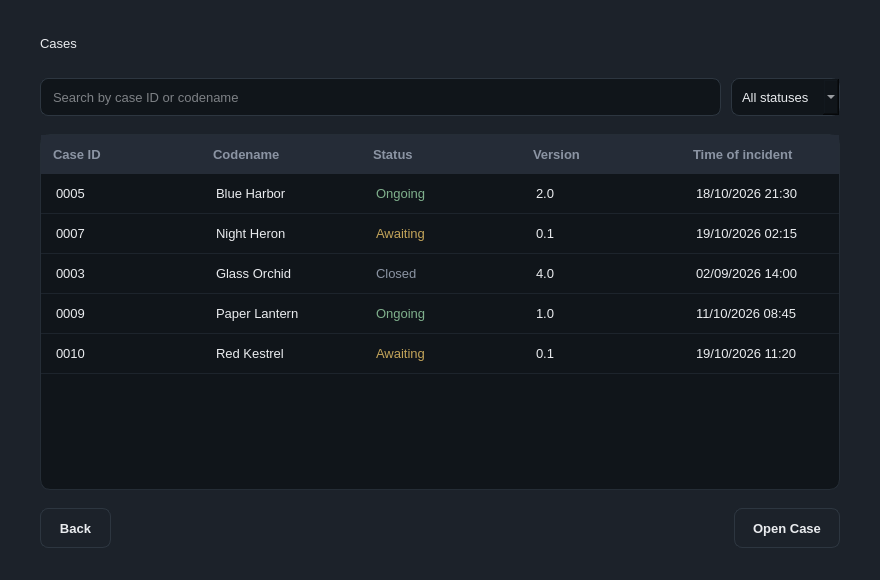
<?xml version="1.0" encoding="UTF-8"?>
<ui version="4.0">
 <class>MainWindow</class>
 <widget class="QMainWindow" name="MainWindow">
  <property name="geometry"><rect><x>0</x><y>0</y><width>880</width><height>580</height></rect></property>
  <property name="windowTitle"><string>MainWindow</string></property>
  <property name="styleSheet"><string notr="true">/* Asche Yiu Police Department - dark / gold theme
   Shared by every .ui file. Widgets pick a style through the dynamic
   property  variant  (Qt Designer: Property Editor &gt; Dynamic Properties). */

QMainWindow, QDialog, QWidget#centralwidget { background: #1c222a; }
QWidget { color: #eaecef; font-family: "Inter", "SF Pro Text", "Segoe UI", "Helvetica Neue", sans-serif; font-size: 13px; }
QLabel { background: transparent; }
QCheckBox { background: transparent; spacing: 8px; }

/* ---- typography ---- */
QLabel[variant="title"]     { font-size: 20px; font-weight: 700; color: #eaecef; }
QLabel[variant="subtitle"]  { font-size: 13px; color: #8b94a3; }
QLabel[variant="field"]     { color: #8b94a3; }
QLabel[variant="section"]   { color: #eaecef; font-size: 14px; font-weight: 600; }
QLabel[variant="cardTitle"] { font-size: 16px; font-weight: 700; color: #eaecef; }
QLabel[variant="value"]     { font-size: 14px; font-weight: 600; color: #eaecef; }
QLabel[variant="hint"]      { color: #8b94a3; font-size: 12px; }
QLabel[variant="stat"]      { color: #c3a459; font-size: 22px; font-weight: 700; }
QFrame[variant="accent"]    { background: #c3a459; border: none; border-radius: 1px; }

/* ---- badges / icons ---- */
QLabel[variant="badgeGold"]  { background: rgba(195,164,89,40);  color: #c3a459; border-radius: 10px; padding: 3px 10px; font-size: 11px; font-weight: 700; }
QLabel[variant="badgeGreen"] { background: rgba(111,159,125,40); color: #7fb08c; border-radius: 10px; padding: 3px 10px; font-size: 11px; font-weight: 700; }
QLabel[variant="badgeRed"]   { background: rgba(184,105,95,45);  color: #cf7d72; border-radius: 10px; padding: 3px 10px; font-size: 11px; font-weight: 700; }
QLabel[variant="badgeMuted"] { background: rgba(139,148,163,35); color: #aab2bf; border-radius: 10px; padding: 3px 10px; font-size: 11px; font-weight: 700; }
QLabel[variant="avatar"]     { background: #c3a459; color: #10151a; border-radius: 24px; font-size: 16px; font-weight: 700; }
QLabel[variant="iconGold"]   { background: rgba(195,164,89,40);  color: #c3a459; border-radius: 30px; font-size: 26px; font-weight: 700; }
QLabel[variant="iconRed"]    { background: rgba(184,105,95,45);  color: #cf7d72; border-radius: 30px; font-size: 26px; font-weight: 700; }

/* ---- containers ---- */
QFrame[variant="card"]      { background: #252c37; border: 1px solid #2d3640; border-radius: 12px; }
QFrame[variant="notice"]    { background: rgba(195,164,89,26);  border: 1px solid rgba(195,164,89,90);  border-radius: 8px; }
QFrame[variant="noticeRed"] { background: rgba(184,105,95,30);  border: 1px solid rgba(184,105,95,100); border-radius: 8px; }
QFrame[variant="dropzone"]  { background: #10151a; border: 1px dashed #3a4552; border-radius: 10px; }
QFrame[variant="card"] QLabel, QFrame[variant="notice"] QLabel, QFrame[variant="noticeRed"] QLabel, QFrame[variant="dropzone"] QLabel { border: none; }

/* ---- inputs ---- */
QLineEdit, QTextEdit, QPlainTextEdit, QDateTimeEdit, QSpinBox, QDoubleSpinBox, QComboBox {
    background: #10151a; border: 1px solid #2d3640; border-radius: 8px; padding: 8px 10px; min-height: 20px;
    selection-background-color: #c3a459; selection-color: #10151a; }
QLineEdit:focus, QTextEdit:focus, QPlainTextEdit:focus, QDateTimeEdit:focus, QSpinBox:focus, QDoubleSpinBox:focus, QComboBox:focus { border: 1px solid #c3a459; }
QLineEdit[readOnly="true"], QPlainTextEdit[readOnly="true"], QTextEdit[readOnly="true"] { background: #161c22; color: #eaecef; }
QComboBox QAbstractItemView { background: #10151a; border: 1px solid #2d3640; selection-background-color: #2b3440; selection-color: #eaecef; outline: 0; }

/* ---- buttons ---- */
QPushButton { background: #1c222a; border: 1px solid #2d3640; border-radius: 8px; padding: 9px 18px; min-height: 20px; font-weight: 600; color: #eaecef; }
QPushButton:hover { background: #232b35; border-color: #3a4552; }
QPushButton:pressed { background: #10151a; }
QPushButton:disabled { color: #5b6573; border-color: #252d36; }
QPushButton[variant="primary"] { background: #c3a459; border: 1px solid #c3a459; color: #10151a; font-weight: 700; }
QPushButton[variant="primary"]:hover { background: #cfb26a; border-color: #cfb26a; }
QPushButton[variant="primary"]:pressed { background: #b39549; }
QPushButton[variant="primary"]:disabled { background: #4a4332; border-color: #4a4332; color: #8a8168; }
QPushButton[variant="accept"] { background: #273235; border: 1px solid #34483f; color: #7fb08c; font-weight: 700; }
QPushButton[variant="accept"]:hover { background: #2c3a3d; }
QPushButton[variant="reject"] { background: #2f2b31; border: 1px solid #4a3638; color: #cf7d72; font-weight: 700; }
QPushButton[variant="reject"]:hover { background: #352e34; }
QPushButton[variant="tile"] { background: #252c37; border: 1px solid #2d3640; border-radius: 12px; padding: 16px 20px; text-align: left; font-size: 14px; font-weight: 500; }
QPushButton[variant="tile"]:hover { border-color: #c3a459; background: #29313d; }

/* ---- lists / tables ---- */
QListWidget, QTableWidget, QTreeWidget { background: #10151a; border: 1px solid #252d36; border-radius: 10px; outline: 0; gridline-color: transparent; alternate-background-color: #131920; }
QListWidget::item { padding: 10px 12px; border-bottom: 1px solid #1d242c; }
QListWidget::item:selected, QTableWidget::item:selected { background: #232b35; color: #eaecef; }
QListWidget::item:hover, QTableWidget::item:hover { background: #1a2129; }
QTableWidget::item { padding: 8px 12px; border-bottom: 1px solid #1d242c; }
QHeaderView { background: #252c37; border: none; border-top-left-radius: 10px; border-top-right-radius: 10px; }
QHeaderView::section { background: #252c37; color: #8b94a3; font-weight: 600; border: none; padding: 10px 12px; }
QTableCornerButton::section { background: #252c37; border: none; }
QTableView::indicator, QListView::indicator, QCheckBox::indicator { width: 16px; height: 16px; border: 1px solid #3a4552; border-radius: 4px; background: #10151a; }
QTableView::indicator:checked, QListView::indicator:checked, QCheckBox::indicator:checked { background: #c3a459; border-color: #c3a459; }

/* ---- tabs ---- */
QTabWidget::pane { border: none; top: 8px; }
QTabBar::tab { background: transparent; color: #8b94a3; padding: 8px 16px; margin-right: 4px; border: none; border-bottom: 2px solid #2d3640; font-weight: 600; }
QTabBar::tab:selected { color: #eaecef; border-bottom: 2px solid #c3a459; }
QTabBar::tab:hover:!selected { color: #c9ced6; }

/* ---- scrollbars ---- */
QScrollBar:vertical { background: transparent; width: 10px; margin: 2px; }
QScrollBar::handle:vertical { background: #2d3640; border-radius: 3px; min-height: 24px; }
QScrollBar:horizontal { background: transparent; height: 10px; margin: 2px; }
QScrollBar::handle:horizontal { background: #2d3640; border-radius: 3px; min-width: 24px; }
QScrollBar::add-line, QScrollBar::sub-line { width: 0; height: 0; }
QScrollBar::add-page, QScrollBar::sub-page { background: transparent; }

/* spin boxes: keep typing area clean, arrows via keyboard / wheel */
QSpinBox::up-button, QSpinBox::down-button, QDoubleSpinBox::up-button, QDoubleSpinBox::down-button { width: 0; border: none; }
</string></property>
  <widget class="QWidget" name="centralwidget"><layout class="QVBoxLayout" name="layout_68"><property name="leftMargin"><number>40</number></property><property name="topMargin"><number>36</number></property><property name="rightMargin"><number>40</number></property><property name="bottomMargin"><number>32</number></property><property name="spacing"><number>18</number></property><item><layout class="QVBoxLayout" name="layout_64"><property name="leftMargin"><number>0</number></property><property name="topMargin"><number>0</number></property><property name="rightMargin"><number>0</number></property><property name="bottomMargin"><number>0</number></property><property name="spacing"><number>6</number></property><item><widget class="QLabel" name="lblTitle"><property name="variant" stdset="0"><string>title</string></property><property name="text"><string>Cases</string></property></widget></item><item><widget class="QFrame" name="qframe_63"><property name="variant" stdset="0"><string>accent</string></property><property name="minimumSize"><size><width>32</width><height>3</height></size></property><property name="maximumSize"><size><width>32</width><height>3</height></size></property></widget></item></layout></item><item><layout class="QHBoxLayout" name="layout_65" stretch="1,0"><property name="leftMargin"><number>0</number></property><property name="topMargin"><number>0</number></property><property name="rightMargin"><number>0</number></property><property name="bottomMargin"><number>0</number></property><property name="spacing"><number>10</number></property><item><widget class="QLineEdit" name="edtSearch"><property name="placeholderText"><string>Search by case ID or codename</string></property></widget></item><item><widget class="QComboBox" name="cmbStatus"><item><property name="text"><string>All statuses</string></property></item><item><property name="text"><string>Awaiting</string></property></item><item><property name="text"><string>Ongoing</string></property></item><item><property name="text"><string>Closed</string></property></item></widget></item></layout></item><item><widget class="QTableWidget" name="tblCases"><property name="rowCount"><number>5</number></property><property name="columnCount"><number>5</number></property><property name="editTriggers"><enum>QAbstractItemView::NoEditTriggers</enum></property><property name="selectionBehavior"><enum>QAbstractItemView::SelectRows</enum></property><property name="selectionMode"><enum>QAbstractItemView::SingleSelection</enum></property><property name="showGrid"><bool>false</bool></property><property name="horizontalScrollBarPolicy"><enum>Qt::ScrollBarAlwaysOff</enum></property><property name="minimumSize"><size><width>0</width><height>260</height></size></property><attribute name="horizontalHeaderDefaultSectionSize"><number>160</number></attribute><attribute name="horizontalHeaderStretchLastSection"><bool>true</bool></attribute><attribute name="verticalHeaderVisible"><bool>false</bool></attribute><attribute name="verticalHeaderDefaultSectionSize"><number>40</number></attribute><column><property name="text"><string>Case ID</string></property><property name="textAlignment"><set>Qt::AlignLeading|Qt::AlignVCenter</set></property></column><column><property name="text"><string>Codename</string></property><property name="textAlignment"><set>Qt::AlignLeading|Qt::AlignVCenter</set></property></column><column><property name="text"><string>Status</string></property><property name="textAlignment"><set>Qt::AlignLeading|Qt::AlignVCenter</set></property></column><column><property name="text"><string>Version</string></property><property name="textAlignment"><set>Qt::AlignLeading|Qt::AlignVCenter</set></property></column><column><property name="text"><string>Time of incident</string></property><property name="textAlignment"><set>Qt::AlignLeading|Qt::AlignVCenter</set></property></column><item row="0" column="0"><property name="text"><string>0005</string></property></item><item row="0" column="1"><property name="text"><string>Blue Harbor</string></property></item><item row="0" column="2"><property name="text"><string>Ongoing</string></property><property name="foreground"><brush brushstyle="SolidPattern"><color alpha="255"><red>127</red><green>176</green><blue>140</blue></color></brush></property></item><item row="0" column="3"><property name="text"><string>2.0</string></property></item><item row="0" column="4"><property name="text"><string>18/10/2026 21:30</string></property></item><item row="1" column="0"><property name="text"><string>0007</string></property></item><item row="1" column="1"><property name="text"><string>Night Heron</string></property></item><item row="1" column="2"><property name="text"><string>Awaiting</string></property><property name="foreground"><brush brushstyle="SolidPattern"><color alpha="255"><red>195</red><green>164</green><blue>89</blue></color></brush></property></item><item row="1" column="3"><property name="text"><string>0.1</string></property></item><item row="1" column="4"><property name="text"><string>19/10/2026 02:15</string></property></item><item row="2" column="0"><property name="text"><string>0003</string></property></item><item row="2" column="1"><property name="text"><string>Glass Orchid</string></property></item><item row="2" column="2"><property name="text"><string>Closed</string></property><property name="foreground"><brush brushstyle="SolidPattern"><color alpha="255"><red>139</red><green>148</green><blue>163</blue></color></brush></property></item><item row="2" column="3"><property name="text"><string>4.0</string></property></item><item row="2" column="4"><property name="text"><string>02/09/2026 14:00</string></property></item><item row="3" column="0"><property name="text"><string>0009</string></property></item><item row="3" column="1"><property name="text"><string>Paper Lantern</string></property></item><item row="3" column="2"><property name="text"><string>Ongoing</string></property><property name="foreground"><brush brushstyle="SolidPattern"><color alpha="255"><red>127</red><green>176</green><blue>140</blue></color></brush></property></item><item row="3" column="3"><property name="text"><string>1.0</string></property></item><item row="3" column="4"><property name="text"><string>11/10/2026 08:45</string></property></item><item row="4" column="0"><property name="text"><string>0010</string></property></item><item row="4" column="1"><property name="text"><string>Red Kestrel</string></property></item><item row="4" column="2"><property name="text"><string>Awaiting</string></property><property name="foreground"><brush brushstyle="SolidPattern"><color alpha="255"><red>195</red><green>164</green><blue>89</blue></color></brush></property></item><item row="4" column="3"><property name="text"><string>0.1</string></property></item><item row="4" column="4"><property name="text"><string>19/10/2026 11:20</string></property></item></widget></item><item><layout class="QHBoxLayout" name="layout_67"><property name="leftMargin"><number>0</number></property><property name="topMargin"><number>0</number></property><property name="rightMargin"><number>0</number></property><property name="bottomMargin"><number>0</number></property><property name="spacing"><number>10</number></property><item><widget class="QPushButton" name="btnBack"><property name="text"><string>Back</string></property></widget></item><item><spacer name="spacer_66"><property name="orientation"><enum>Qt::Horizontal</enum></property><property name="sizeHint" stdset="0"><size><width>20</width><height>20</height></size></property></spacer></item><item><widget class="QPushButton" name="btnOpenCase"><property name="variant" stdset="0"><string>primary</string></property><property name="text"><string>Open Case</string></property></widget></item></layout></item></layout></widget>
 </widget>
 <resources/>
 <connections/>
</ui>
